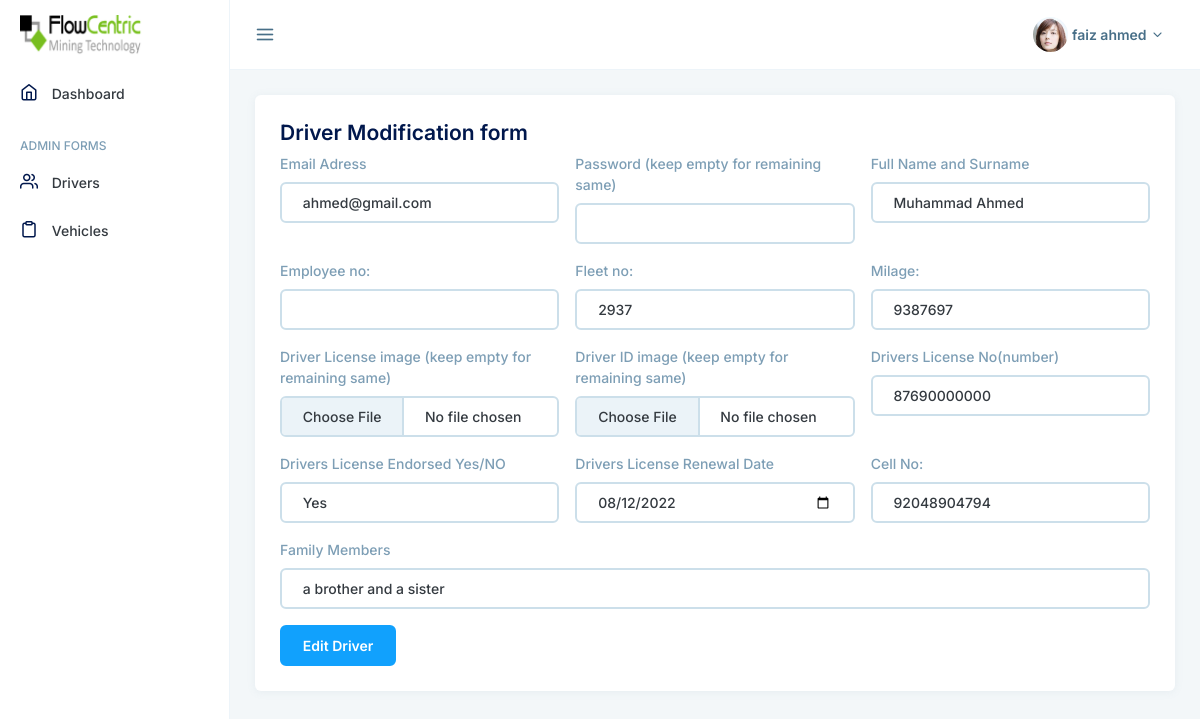
Before: /edit_driver/2 (signed in) with the older database file.
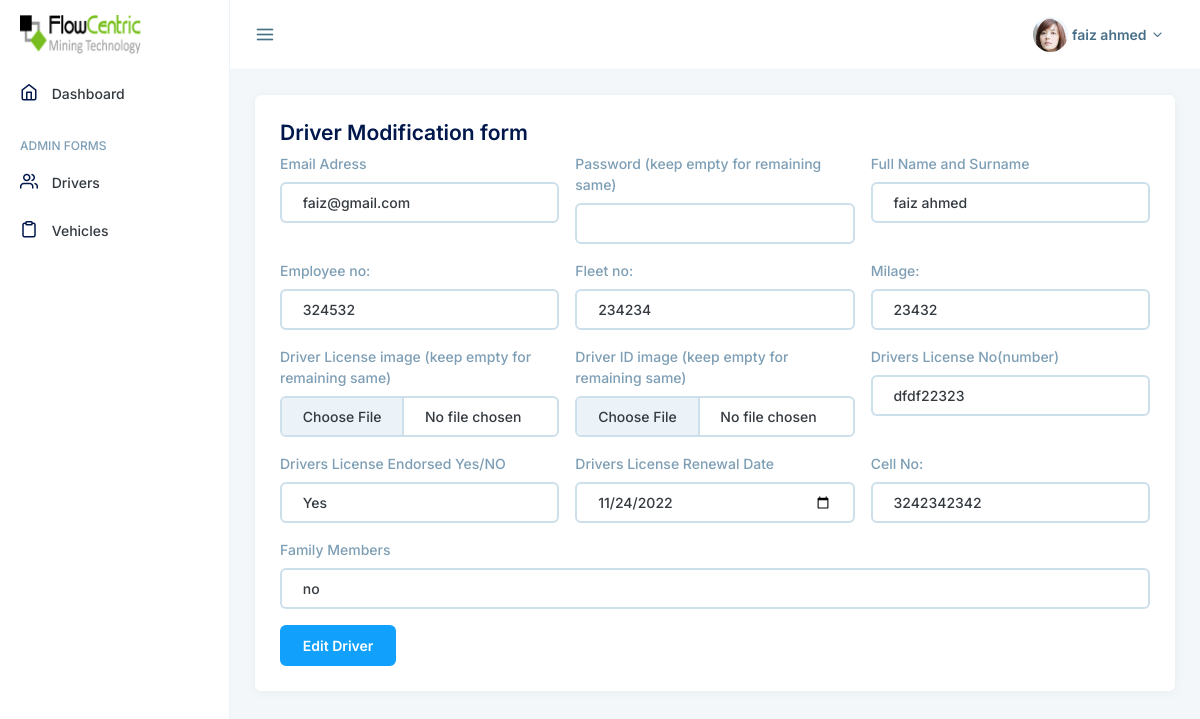
After: the same page with the newer database file.
### myapp/models.py (models this page shows, shortened)
class User(db.Model, UserMixin):
    id = db.Column(db.Integer, primary_key=True)
    username = db.Column(db.String(40), nullable=False)
    email = db.Column(db.String(70))
    joining_date = db.Column(db.DateTime, default=datetime.now)
    password = db.Column(db.String(400))
    is_admin = db.Column(db.Boolean, default=False)
    employee_no = db.Column(db.Integer, unique=False, nullable=True)
    fleet_no = db.Column(db.Integer, unique=False, nullable=True)
    milage = db.Column(db.Integer, unique=False, nullable=True)
    driver_license_image = db.Column(db.String(200), unique=False, nullable=True)
    id_no_image = db.Column(db.String(200), unique=False, nullable=True)
    drivers_license_no = db.Column(db.Integer, unique=False, nullable=True)
    drivers_license_endorced = db.Column(db.String(5), unique=False, nullable=True)
    drivers_license_renewal_date = db.Column(db.Date, default=datetime.now().date)
    cell_no = db.Column(db.Integer, unique=False, nullable=True)
    family_members = db.Column(db.String(300), unique=False, nullable=True)
    vehicle = db.relationship("Vehicle", backref="driver", uselist=False)
    fleet_card = db.relationship("FleetCard", backref="fleet_card_driver", uselist=False)

### myapp/driver/routes.py (the view)
@Admin_DriverVehicle.route("/edit_driver/<string:driver_id>", methods=["GET", "POST"])
@login_required
def edit_driver(driver_id):
    if current_user.is_authenticated and current_user.is_admin:
        if request.method == "POST":
            user = User.query.get(driver_id)
            email = request.form.get("email")
            password = request.form.get("password")
            if password=='':
                password = user.password
            name = request.form.get("full name")
            employee = request.form.get("employee")
            fleet_no = request.form.get("fleet")
            milage = request.form.get("milage")
            driver_id_image = request.files["driver_id_image"]
            driver_license_image = request.files["driver_license_image"]
            driver_license_no = request.form.get("driver_license_no")
            driver_endorsed = request.form.get("license_endorsed")
            driver_license_renewal = request.form.get("renewal_date")
            cell_no = request.form.get("cell_no")
            family = request.form.get("family_member")
            if driver_license_image.filename != '':
                li_ext = driver_id_image.filename.split(".")[-1]
                li_img_name = f"{name}_{employee}_license_.{li_ext}"
                driver_license_image.save(
                    os.path.join(os.getcwd(), "myapp","static", "drivers_images", li_img_name)
                )
                driver_license_image_str = "static/drivers_images/" + li_img_name
            else:
                driver_license_image_str = user.driver_license_image
            if driver_id_image.filename != '':
                ext = driver_id_image.filename.split(".")[-1]
                img_name = f"{name}_{employee}_idCard_.{ext}"
                driver_id_image.save(
                    os.path.join(os.getcwd(), "myapp","static", "drivers_images", img_name)
                )
                driver_id_image = "static/drivers_images/" + img_name
            else:
                driver_id_image = user.id_no_image
            dt_obj = datetime.strptime(driver_license_renewal, "%Y-%m-%d").date()
            user.email = email
            user.password = password
            user.username = name
            user.employee_no = employee
            user.fleet_no = fleet_no
            user.milage = milage
            user.id_no_image = driver_id_image
            user.driver_license_image = driver_license_image_str
            user.driver_license_no = driver_license_no
            user.drivers_license_endorced = driver_endorsed
            user.drivers_license_renewal_date = dt_obj
            user.cell_no = cell_no
            user.family_members = family
            db.session.commit()
            return redirect(url_for('Admin_DriverVehicle.drivers'))
        else:
            driver = User.query.get(driver_id)
            return render_template("admin/driver/edit_driver.html",
                                   driver=driver)

### myapp/models.py (called while the page is built)
@login_manager.user_loader
def load_user(user_id):
    return User.query.get(user_id)

### myapp/templates/admin/driver/edit_driver.html (shortened to what this page needs)
{% extends "admin/admin_layout.html" %} {% block body %}
<div class="main">
  <div class="card">
    <div class="card-body">
      <h4>Driver Modification form</h4>
      <form
        action="{{ url_for('Admin_DriverVehicle.edit_driver', driver_id=driver.id) }}"
        method="post"
        class="row g-3 needs-validation"
        enctype="multipart/form-data"
      >
        <div class="col-md-4">
          <label for="Email Adress" class="form-label">Email Adress</label>
          <input type="email" class="form-control" id="Email Adress"
            name="email" value="{{driver.email}}" />
        </div>
        <div class="col-md-4">
          <label for="password" class="form-label">Password (keep empty for remaining same)</label>
          <input type="password" class="form-control" id="password" name="password"/>
        </div>
        <div class="col-md-4">
          <label for="Full Names" class="form-label">Full Name and Surname</label>
            <input type="text"class="form-control"id="Full Names" name="full name"
            value="{{ driver.username }}" />
        </div>
        <div class="col-md-4">
          <label for="Registration" class="form-label">Employee no:</label>
          <input type="number" class="form-control" id="Registration" name="employee"
          value="{{ driver.employee_no }}"/>
        </div>
        <div class="col-md-4">
          <label for="Fleet no:" class="form-label">Fleet no:</label>
          <input type="number" class="form-control" id="Fleet no:" name="fleet"
          value="{{ driver.fleet_no }}"/>
        </div>
        <div class="col-md-4">
          <label for="Milage" class="form-label">Milage:</label>
          <input type="number" class="form-control" id="Milage" name="milage"
          value="{{ driver.milage }}"/>
        </div>
        <div class="col-md-4">
          <label for="driver_license_image" class="form-label">
            Driver License image (keep empty for remaining same) </label>
          <input type="file" class="form-control" id="driver_license_image"
                accept="image/*" name="driver_license_image"/>
        </div>
        <div class="col-md-4">
          <label for="driver_id_image" class="form-label">
            Driver ID image (keep empty for remaining same) </label>
          <input type="file" class="form-control" id="driver_id_image" accept="image/*" name="driver_id_image"/>
        </div>
        <div class="col-md-4">
          <label for="Drivers License" class="form-label">Drivers License No(number)</label>
          <input type="text" class="form-control" id="Drivers License"
                name="driver_license_no" value="{{ driver.drivers_license_no }}" />
        </div>
        <div class="col-md-4">
          <label for="Drivers License Endorsed" class="form-label">Drivers License Endorsed Yes/NO</label>
          <input type="text" class="form-control" id="Drivers License Endorsed"
                 name="license_endorsed" value="{{ driver.drivers_license_endorced }}" />
        </div>
        <div class="col-md-4">
          <label for="Drivers License Renewal Date" class="form-label">Drivers License Renewal Date</label>
          <input type="date" class="form-control" id="Drivers License Renewal Date" name="renewal_date"
                value="{{ driver.drivers_license_renewal_date }}"/>
        </div>
        <div class="col-md-4">
          <label for="Cell No" class="form-label">Cell No:</label>
          <input type="number" class="form-control" id="Cell No" name="cell_no"
            value="{{ driver.cell_no }}"/>
        </div>
        <div class="col-md-12">
          <label for="Family Member" class="form-label">Family Members</label>
          <input type="text" class="form-control" id="Family Member" name="family_member"
          value="{{ driver.family_members }}" />
        </div>
        <div class="col-12">
          <button class="btn btn-primary" type="submit">Edit Driver</button>
        </div>
      </form>
    </div>
  </div>
</div>
{% endblock body %}

### myapp/templates/admin/admin_layout.html (shortened to what this page needs)
<!doctype html>
<html lang="en">
  <head>
    <link href="https://cdn.jsdelivr.net/npm/bootstrap@5.0.2/dist/css/bootstrap.min.css" rel="stylesheet">
    <link
      href="../static/assets/vendors/apexcharts/dist/apexcharts.css"
      rel="stylesheet"
    />
    <link href="../static/assets/css/app.min.css" rel="stylesheet" />
  </head>
  <body>
<div class="layout">
  <div class="vertical-layout">
    <div class="header-text-dark header-nav layout-vertical">
      <div class="header-nav-wrap">
        <div class="header-nav-left">
          <div class="header-nav-item desktop-toggle">
            <div class="header-nav-item-select cursor-pointer">
              <i class="nav-icon feather icon-menu icon-arrow-right"></i>
            </div>
          </div>
        </div>
        <div class="header-nav-right">
          <div class="header-nav-item">
            <div class="dropdown header-nav-item-select nav-notification">
              <div
                class="toggle-wrapper"
                id="nav-notification-dropdown"
                data-bs-toggle="dropdown"
              >
              </div>
            </div>
          </div>
          <div class="header-nav-item">
            <div class="header-nav-item-select">
              <div
                class="toggle-wrapper"
                data-bs-toggle="modal"
                data-bs-target="#quick-view"
              >
              </div>
            </div>
          </div>
          <div class="header-nav-item">
            <div class="dropdown header-nav-item-select">
              <div
                class="toggle-wrapper"
                id="nav-lang-dropdown"
                data-bs-toggle="dropdown"
              >
                <div
                  class="avatar avatar-circle avatar-image"
                  style="width: 22px; height: 22px; line-height: 22px"
                >
                </div>
              </div>
            </div>
          </div>
          <div class="header-nav-item">
            <div class="dropdown header-nav-item-select nav-profile">
              <div
                class="toggle-wrapper"
                id="nav-profile-dropdown"
                data-bs-toggle="dropdown"
              >
                <div
                  class="avatar avatar-circle avatar-image"
                  style="width: 35px; height: 35px; line-height: 35px"
                >
                  <img src="../static/assets/images/avatars/thumb-1.jpg" alt="" />
                </div>
                <span class="fw-bold mx-1">{{ current_user.username }}</span>
                <i class="feather icon-chevron-down"></i>
              </div>
            </div>
          </div>
        </div>
      </div>
    </div>
    <div class="side-nav vertical-menu nav-menu-light scrollable">
      <div class="nav-logo">
        <div class="w-100 logo">
          <img
            class="img-fluid"
            src="../static/assets/images/logo/logo.png"
            style="max-height: 40px"
            alt="logo"
          />
        </div>
      </div>
      <ul class="nav-menu main_dashboad_menu">
        <li class="nav-menu-item dash">
          <a href="/">
            <i class="feather icon-home"></i>
            <span class="nav-menu-item-title">Dashboard</span>
          </a>
        </li>
        <li class="nav-group-title">Admin Forms</li>
        <li class="nav-menu-item {{dclass}}">
          <a href="{{ url_for('Admin_DriverVehicle.drivers') }}">
            <i class="feather icon-users"></i>
            <span class="nav-menu-item-title">Drivers</span>
          </a>
        </li>
        <li class="nav-menu-item {{vclass}}">
          <a href="{{ url_for('Admin_DriverVehicle.vehicle_form') }}">
            <i class="feather icon-clipboard"></i>
            <span class="nav-menu-item-title">Vehicles</span>
          </a>
        </li>
      </ul>
    </div>
    <div class="content">
        {% block body %}
        {% endblock body %}
    </div>
    </div>
  </div>
  </body>
</html>

Changed rows visible on the page:
changed User "Yes": email "ahmed@gmail.com" → "faiz@gmail.com"; username "Muhammad Ahmed" → "faiz ahmed"; employee (not shown) → "324532"; fleet "2937" → "234234"; milage "9387697" → "23432"; driver_license_no "87690000000" → "dfdf22323"; renewal_date "08/12/2022" → "11/24/2022"; cell_no "92048904794" → "3242342342"; family_member "a brother and a sister" → "no"
